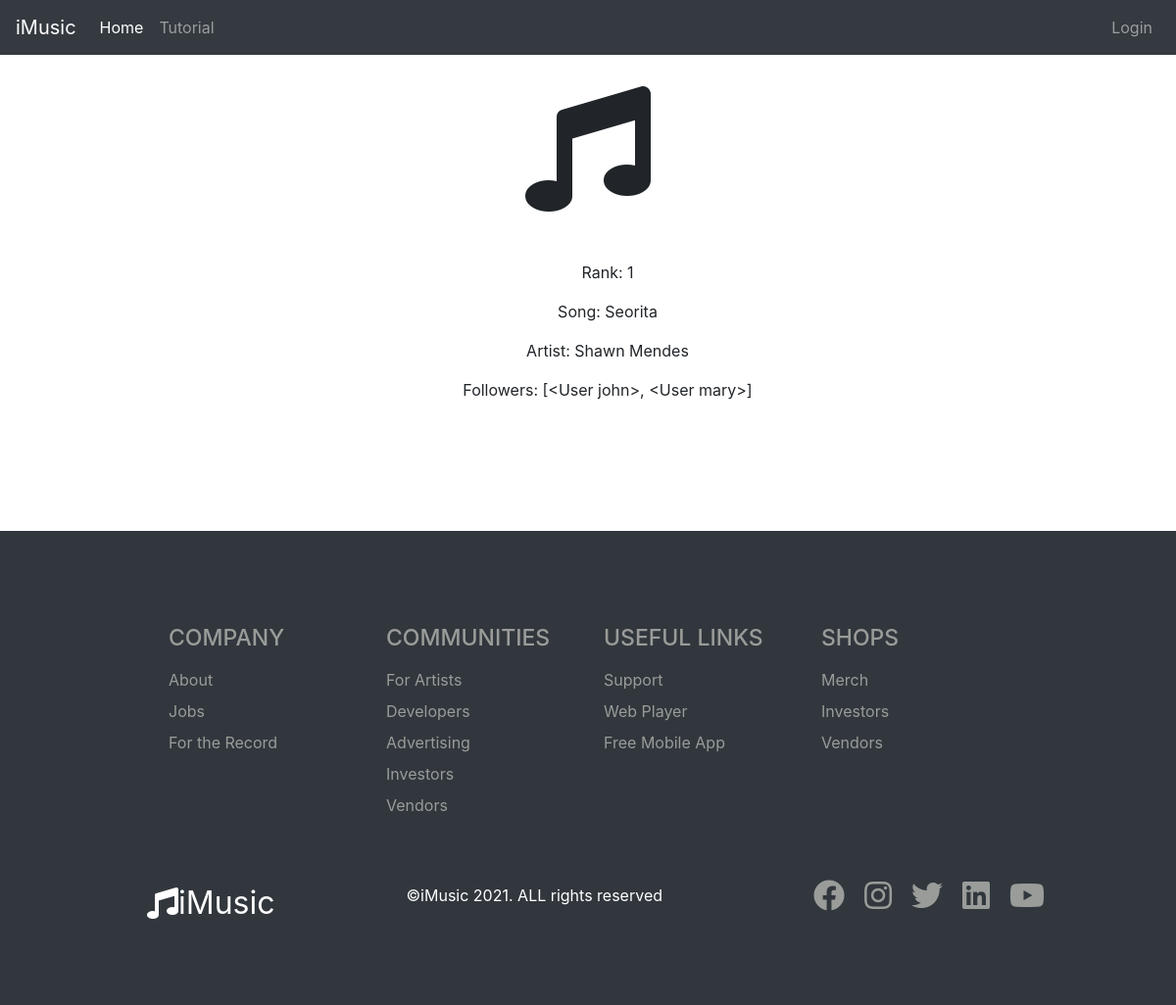
The page /leaderboard/1 on the database its author committed.
### app/models.py (models this page shows, shortened)
class Song(db.Model):
    id = db.Column(db.Integer, primary_key=True)
    track_name = db.Column(db.String(128))
    artist_name = db.Column(db.String(64))
    genre = db.Column(db.String(64))
    beats_per_minute = db.Column(db.Integer)
    song_data = db.relationship('SongData', backref='song')

class User(UserMixin, db.Model):
    id = db.Column(db.Integer, primary_key=True)
    username = db.Column(db.String(64), index=True, unique=True)
    email = db.Column(db.String(120), index=True, unique=True)
    password_hash = db.Column(db.String(128))
    posts = db.relationship('Post', backref='author', lazy='dynamic')
    about_me = db.Column(db.String(140))
    last_seen = db.Column(db.DateTime, default=datetime.utcnow)
    songs_followed = db.relationship('Song', secondary=listeners,
                                   backref=db.backref('listeners',lazy='dynamic'),
                                   lazy='dynamic')
    def __repr__(self):
        return '<User {}>'.format(self.username)
    followed = db.relationship(
        'User', secondary=followers,
        primaryjoin=(followers.c.follower_id == id),
        secondaryjoin=(followers.c.followed_id == id),
        backref=db.backref('followers', lazy='dynamic'), lazy='dynamic')

### app/routes.py (the view)
@app.route('/leaderboard/<int:songID>')
def song_page(songID):
    song = Song.query.filter_by(id=songID).first_or_404()
    return render_template('song_page.html', song=song)

### app/routes.py (called while the page is built)
@app.before_request
def before_request():
    if current_user.is_authenticated:
        current_user.last_seen = datetime.utcnow()
        db.session.commit()

### app/templates/song_page.html (shortened to what this page needs)
{% extends "base.html" %}
{% block content %}
<body>
    <div class="song-container">
        <div class="song-icon">
            <i class="fas fa-music fa-8x"></i>
        </div>
        <div class="song-contents">
            <ul> Rank: {{ song.id }} </ul>
            <ul> Song: {{ song.track_name }} </ul>
            <ul> Artist: {{ song.artist_name }} </ul>
            <ul> Followers: {{ song.listeners.all() }} </ul>
        </div>
    </div>
</body>
</html>
{% endblock %}

### app/static/css/site.css (style rules this page uses)
.song-container { padding: 2rem; text-align: center; }
.song-contents { margin: 50px 10px 100px; }

### rows shown on the page
Song: id "1", track_name "Seorita", artist_name "Shawn Mendes"
User: listeners.all "[<User john>, <User mary>]"
